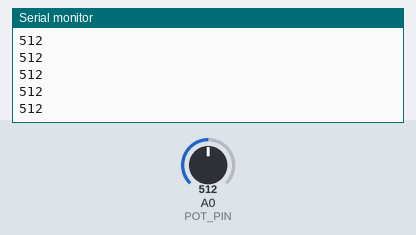
The sketch below on a simulated Arduino Uno, built with avr-gcc and run on an emulated ATmega328P. Shown: the last lines printed to the serial monitor. The test bench sets the inputs (shaded band); at power-on: A0 (POT_PIN) = 512.

Above: at 2.2 s.
2.3 s: A0 (POT_PIN) set to 716
At 2.31 s:
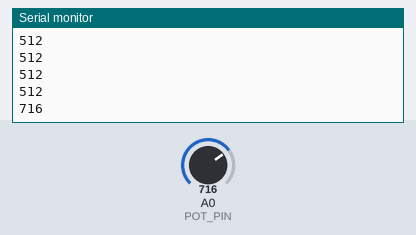
3.8 s: A0 (POT_PIN) set to 900
At 3.81 s:
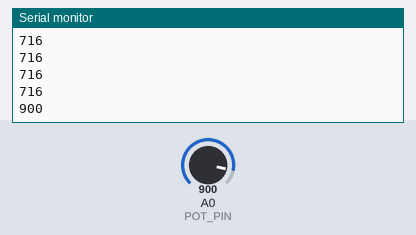
Timing chart, 0 to 6.8 s (numbered marks = the images above; inputs shaded):
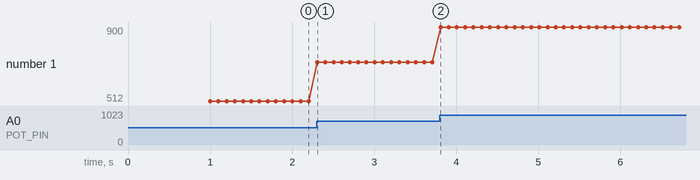

The sketch:

Read-the-knob.ino
```cpp
#define POT_PIN 0

void setup() {
  Serial.begin(115200);
  delay(1000);
}

void loop() {
  int potValue = analogRead(POT_PIN);   // 0 to 4095
  Serial.println(potValue);
  delay(100);
}
```

Measured:
- after the input at 2.3 s, the serial monitor: prints a new line at once (image 1)
- after the input at 3.8 s, the serial monitor: prints a new line at once (image 2)
- plotted number 1: 512 → 716 after the input at 2.3 s, 716 → 900 after the input at 3.8 s
